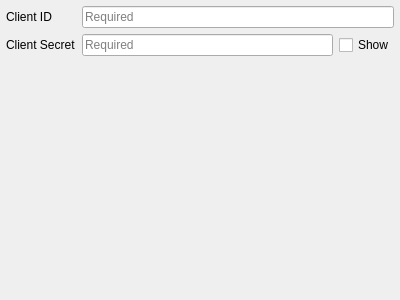
<?xml version="1.0" encoding="UTF-8"?>
<ui version="4.0">
 <class>QgsAuthOauthEdit</class>
 <widget class="QWidget" name="QgsAuthOauthEdit">
  <property name="geometry">
   <rect>
    <x>0</x>
    <y>0</y>
    <width>400</width>
    <height>300</height>
   </rect>
  </property>
  <layout class="QGridLayout" name="gridLayout">
   <property name="leftMargin">
    <number>6</number>
   </property>
   <property name="topMargin">
    <number>6</number>
   </property>
   <property name="rightMargin">
    <number>6</number>
   </property>
   <property name="bottomMargin">
    <number>6</number>
   </property>
   <item row="0" column="0">
    <widget class="QLabel" name="lblId">
     <property name="text">
      <string>Client ID</string>
     </property>
    </widget>
   </item>
   <item row="2" column="1">
    <spacer name="verticalSpacer_2">
     <property name="orientation">
      <enum>Qt::Vertical</enum>
     </property>
     <property name="sizeHint" stdset="0">
      <size>
       <width>20</width>
       <height>173</height>
      </size>
     </property>
    </spacer>
   </item>
   <item row="1" column="0">
    <widget class="QLabel" name="lblSecret">
     <property name="text">
      <string>Client Secret</string>
     </property>
    </widget>
   </item>
   <item row="0" column="1">
    <widget class="QLineEdit" name="leId">
     <property name="placeholderText">
      <string>Required</string>
     </property>
    </widget>
   </item>
   <item row="1" column="1">
    <layout class="QHBoxLayout" name="horizontalLayout_2">
     <property name="spacing">
      <number>6</number>
     </property>
     <item>
      <widget class="QLineEdit" name="leSecret">
       <property name="text">
        <string/>
       </property>
       <property name="echoMode">
        <enum>QLineEdit::Password</enum>
       </property>
       <property name="placeholderText">
        <string>Required</string>
       </property>
      </widget>
     </item>
     <item>
      <widget class="QCheckBox" name="chkSecretShow">
       <property name="sizePolicy">
        <sizepolicy hsizetype="Maximum" vsizetype="Fixed">
         <horstretch>0</horstretch>
         <verstretch>0</verstretch>
        </sizepolicy>
       </property>
       <property name="text">
        <string>Show</string>
       </property>
      </widget>
     </item>
    </layout>
   </item>
  </layout>
 </widget>
 <tabstops>
  <tabstop>leId</tabstop>
  <tabstop>leSecret</tabstop>
  <tabstop>chkSecretShow</tabstop>
 </tabstops>
 <resources/>
 <connections/>
</ui>
